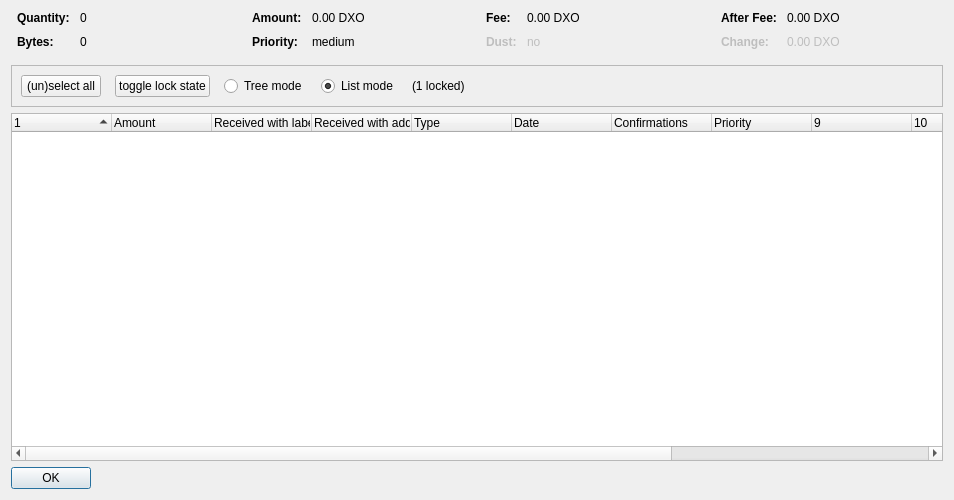
<?xml version="1.0" encoding="UTF-8"?>
<ui version="4.0">
 <class>CoinControlDialog</class>
 <widget class="QDialog" name="CoinControlDialog">
  <property name="geometry">
   <rect>
    <x>0</x>
    <y>0</y>
    <width>954</width>
    <height>500</height>
   </rect>
  </property>
  <property name="windowTitle">
   <string>Coin Selection</string>
  </property>
  <layout class="QVBoxLayout" name="verticalLayout">
   <item>
    <layout class="QHBoxLayout" name="horizontalLayoutTop" stretch="0,0,0,0">
     <property name="topMargin">
      <number>0</number>
     </property>
     <property name="bottomMargin">
      <number>10</number>
     </property>
     <item>
      <layout class="QFormLayout" name="formLayoutCoinControl1">
       <property name="horizontalSpacing">
        <number>10</number>
       </property>
       <property name="verticalSpacing">
        <number>10</number>
       </property>
       <property name="leftMargin">
        <number>6</number>
       </property>
       <property name="rightMargin">
        <number>6</number>
       </property>
       <item row="0" column="0">
        <widget class="QLabel" name="labelCoinControlQuantityText">
         <property name="font">
          <font>
           <weight>75</weight>
           <bold>true</bold>
          </font>
         </property>
         <property name="text">
          <string>Quantity:</string>
         </property>
        </widget>
       </item>
       <item row="0" column="1">
        <widget class="QLabel" name="labelCoinControlQuantity">
         <property name="cursor">
          <cursorShape>IBeamCursor</cursorShape>
         </property>
         <property name="contextMenuPolicy">
          <enum>Qt::ActionsContextMenu</enum>
         </property>
         <property name="text">
          <string notr="true">0</string>
         </property>
         <property name="textInteractionFlags">
          <set>Qt::LinksAccessibleByMouse|Qt::TextSelectableByKeyboard|Qt::TextSelectableByMouse</set>
         </property>
        </widget>
       </item>
       <item row="1" column="0">
        <widget class="QLabel" name="labelCoinControlBytesText">
         <property name="font">
          <font>
           <weight>75</weight>
           <bold>true</bold>
          </font>
         </property>
         <property name="text">
          <string>Bytes:</string>
         </property>
        </widget>
       </item>
       <item row="1" column="1">
        <widget class="QLabel" name="labelCoinControlBytes">
         <property name="cursor">
          <cursorShape>IBeamCursor</cursorShape>
         </property>
         <property name="contextMenuPolicy">
          <enum>Qt::ActionsContextMenu</enum>
         </property>
         <property name="text">
          <string notr="true">0</string>
         </property>
         <property name="textInteractionFlags">
          <set>Qt::LinksAccessibleByMouse|Qt::TextSelectableByKeyboard|Qt::TextSelectableByMouse</set>
         </property>
        </widget>
       </item>
      </layout>
     </item>
     <item>
      <layout class="QFormLayout" name="formLayoutCoinControl2">
       <property name="horizontalSpacing">
        <number>10</number>
       </property>
       <property name="verticalSpacing">
        <number>10</number>
       </property>
       <property name="leftMargin">
        <number>6</number>
       </property>
       <property name="rightMargin">
        <number>6</number>
       </property>
       <item row="0" column="0">
        <widget class="QLabel" name="labelCoinControlAmountText">
         <property name="font">
          <font>
           <weight>75</weight>
           <bold>true</bold>
          </font>
         </property>
         <property name="text">
          <string>Amount:</string>
         </property>
        </widget>
       </item>
       <item row="0" column="1">
        <widget class="QLabel" name="labelCoinControlAmount">
         <property name="cursor">
          <cursorShape>IBeamCursor</cursorShape>
         </property>
         <property name="contextMenuPolicy">
          <enum>Qt::ActionsContextMenu</enum>
         </property>
         <property name="text">
          <string notr="true">0.00 DXO</string>
         </property>
         <property name="textInteractionFlags">
          <set>Qt::LinksAccessibleByMouse|Qt::TextSelectableByKeyboard|Qt::TextSelectableByMouse</set>
         </property>
        </widget>
       </item>
       <item row="1" column="0">
        <widget class="QLabel" name="labelCoinControlPriorityText">
         <property name="font">
          <font>
           <weight>75</weight>
           <bold>true</bold>
          </font>
         </property>
         <property name="text">
          <string>Priority:</string>
         </property>
        </widget>
       </item>
       <item row="1" column="1">
        <widget class="QLabel" name="labelCoinControlPriority">
         <property name="cursor">
          <cursorShape>IBeamCursor</cursorShape>
         </property>
         <property name="contextMenuPolicy">
          <enum>Qt::ActionsContextMenu</enum>
         </property>
         <property name="text">
          <string>medium</string>
         </property>
         <property name="textInteractionFlags">
          <set>Qt::LinksAccessibleByMouse|Qt::TextSelectableByKeyboard|Qt::TextSelectableByMouse</set>
         </property>
        </widget>
       </item>
      </layout>
     </item>
     <item>
      <layout class="QFormLayout" name="formLayoutCoinControl3">
       <property name="horizontalSpacing">
        <number>10</number>
       </property>
       <property name="verticalSpacing">
        <number>10</number>
       </property>
       <property name="leftMargin">
        <number>6</number>
       </property>
       <property name="rightMargin">
        <number>6</number>
       </property>
       <item row="0" column="0">
        <widget class="QLabel" name="labelCoinControlFeeText">
         <property name="font">
          <font>
           <weight>75</weight>
           <bold>true</bold>
          </font>
         </property>
         <property name="text">
          <string>Fee:</string>
         </property>
        </widget>
       </item>
       <item row="0" column="1">
        <widget class="QLabel" name="labelCoinControlFee">
         <property name="cursor">
          <cursorShape>IBeamCursor</cursorShape>
         </property>
         <property name="contextMenuPolicy">
          <enum>Qt::ActionsContextMenu</enum>
         </property>
         <property name="text">
          <string notr="true">0.00 DXO</string>
         </property>
         <property name="textInteractionFlags">
          <set>Qt::LinksAccessibleByMouse|Qt::TextSelectableByKeyboard|Qt::TextSelectableByMouse</set>
         </property>
        </widget>
       </item>
       <item row="1" column="0">
        <widget class="QLabel" name="labelCoinControlLowOutputText">
         <property name="enabled">
          <bool>false</bool>
         </property>
         <property name="font">
          <font>
           <weight>75</weight>
           <bold>true</bold>
          </font>
         </property>
         <property name="text">
          <string>Dust:</string>
         </property>
        </widget>
       </item>
       <item row="1" column="1">
        <widget class="QLabel" name="labelCoinControlLowOutput">
         <property name="enabled">
          <bool>false</bool>
         </property>
         <property name="cursor">
          <cursorShape>IBeamCursor</cursorShape>
         </property>
         <property name="contextMenuPolicy">
          <enum>Qt::ActionsContextMenu</enum>
         </property>
         <property name="text">
          <string>no</string>
         </property>
         <property name="textInteractionFlags">
          <set>Qt::LinksAccessibleByMouse|Qt::TextSelectableByKeyboard|Qt::TextSelectableByMouse</set>
         </property>
        </widget>
       </item>
      </layout>
     </item>
     <item>
      <layout class="QFormLayout" name="formLayoutCoinControl4">
       <property name="horizontalSpacing">
        <number>10</number>
       </property>
       <property name="verticalSpacing">
        <number>10</number>
       </property>
       <property name="leftMargin">
        <number>6</number>
       </property>
       <property name="rightMargin">
        <number>6</number>
       </property>
       <item row="0" column="0">
        <widget class="QLabel" name="labelCoinControlAfterFeeText">
         <property name="font">
          <font>
           <weight>75</weight>
           <bold>true</bold>
          </font>
         </property>
         <property name="text">
          <string>After Fee:</string>
         </property>
        </widget>
       </item>
       <item row="0" column="1">
        <widget class="QLabel" name="labelCoinControlAfterFee">
         <property name="cursor">
          <cursorShape>IBeamCursor</cursorShape>
         </property>
         <property name="contextMenuPolicy">
          <enum>Qt::ActionsContextMenu</enum>
         </property>
         <property name="text">
          <string notr="true">0.00 DXO</string>
         </property>
         <property name="textInteractionFlags">
          <set>Qt::LinksAccessibleByMouse|Qt::TextSelectableByKeyboard|Qt::TextSelectableByMouse</set>
         </property>
        </widget>
       </item>
       <item row="1" column="0">
        <widget class="QLabel" name="labelCoinControlChangeText">
         <property name="enabled">
          <bool>false</bool>
         </property>
         <property name="font">
          <font>
           <weight>75</weight>
           <bold>true</bold>
          </font>
         </property>
         <property name="text">
          <string>Change:</string>
         </property>
        </widget>
       </item>
       <item row="1" column="1">
        <widget class="QLabel" name="labelCoinControlChange">
         <property name="enabled">
          <bool>false</bool>
         </property>
         <property name="cursor">
          <cursorShape>IBeamCursor</cursorShape>
         </property>
         <property name="contextMenuPolicy">
          <enum>Qt::ActionsContextMenu</enum>
         </property>
         <property name="text">
          <string notr="true">0.00 DXO</string>
         </property>
         <property name="textInteractionFlags">
          <set>Qt::LinksAccessibleByMouse|Qt::TextSelectableByKeyboard|Qt::TextSelectableByMouse</set>
         </property>
        </widget>
       </item>
      </layout>
     </item>
    </layout>
   </item>
   <item>
    <widget class="QFrame" name="frame">
     <property name="minimumSize">
      <size>
       <width>0</width>
       <height>40</height>
      </size>
     </property>
     <property name="frameShape">
      <enum>QFrame::StyledPanel</enum>
     </property>
     <property name="frameShadow">
      <enum>QFrame::Sunken</enum>
     </property>
     <layout class="QHBoxLayout" name="horizontalLayout">
      <item>
       <layout class="QHBoxLayout" name="horizontalLayoutPanel" stretch="0,0,0,0,0,0">
        <property name="spacing">
         <number>14</number>
        </property>
        <item>
         <widget class="QPushButton" name="pushButtonSelectAll">
          <property name="sizePolicy">
           <sizepolicy hsizetype="Maximum" vsizetype="Fixed">
            <horstretch>0</horstretch>
            <verstretch>0</verstretch>
           </sizepolicy>
          </property>
          <property name="text">
           <string>(un)select all</string>
          </property>
          <property name="autoDefault">
           <bool>false</bool>
          </property>
         </widget>
        </item>
        <item>
         <widget class="QPushButton" name="pushButtonToggleLock">
          <property name="sizePolicy">
           <sizepolicy hsizetype="Maximum" vsizetype="Fixed">
            <horstretch>0</horstretch>
            <verstretch>0</verstretch>
           </sizepolicy>
          </property>
          <property name="text">
           <string>toggle lock state</string>
          </property>
          <property name="autoDefault">
           <bool>false</bool>
          </property>
         </widget>
        </item>
        <item>
         <widget class="QRadioButton" name="radioTreeMode">
          <property name="sizePolicy">
           <sizepolicy hsizetype="Maximum" vsizetype="Fixed">
            <horstretch>0</horstretch>
            <verstretch>0</verstretch>
           </sizepolicy>
          </property>
          <property name="text">
           <string>Tree mode</string>
          </property>
         </widget>
        </item>
        <item>
         <widget class="QRadioButton" name="radioListMode">
          <property name="sizePolicy">
           <sizepolicy hsizetype="Maximum" vsizetype="Fixed">
            <horstretch>0</horstretch>
            <verstretch>0</verstretch>
           </sizepolicy>
          </property>
          <property name="text">
           <string>List mode</string>
          </property>
          <property name="checked">
           <bool>true</bool>
          </property>
         </widget>
        </item>
        <item>
         <widget class="QLabel" name="labelLocked">
          <property name="text">
           <string>(1 locked)</string>
          </property>
         </widget>
        </item>
        <item>
         <spacer name="horizontalSpacer">
          <property name="orientation">
           <enum>Qt::Horizontal</enum>
          </property>
          <property name="sizeHint" stdset="0">
           <size>
            <width>40</width>
            <height>20</height>
           </size>
          </property>
         </spacer>
        </item>
       </layout>
      </item>
     </layout>
    </widget>
   </item>
   <item>
    <widget class="CoinControlTreeWidget" name="treeWidget">
     <property name="contextMenuPolicy">
      <enum>Qt::CustomContextMenu</enum>
     </property>
     <property name="sortingEnabled">
      <bool>false</bool>
     </property>
     <property name="columnCount">
      <number>13</number>
     </property>
     <attribute name="headerShowSortIndicator" stdset="0">
      <bool>true</bool>
     </attribute>
     <attribute name="headerStretchLastSection">
      <bool>false</bool>
     </attribute>
     <column>
      <property name="text">
       <string/>
      </property>
     </column>
     <column>
      <property name="text">
       <string>Amount</string>
      </property>
     </column>
     <column>
      <property name="text">
       <string>Received with label</string>
      </property>
     </column>
     <column>
      <property name="text">
       <string>Received with address</string>
      </property>
     </column>
     <column>
      <property name="text">
	<string>Type</string>
      </property>
     </column>
     <column>
      <property name="text">	 
       <string>Date</string>
      </property>
     </column>
     <column>
      <property name="text">
       <string>Confirmations</string>
      </property>
      <property name="toolTip">
       <string>Confirmed</string>
      </property>
     </column>
     <column>
      <property name="text">
       <string>Priority</string>
      </property>
     </column>
     <column>
      <property name="text">
       <string/>
      </property>
     </column>
     <column>
      <property name="text">
       <string/>
      </property>
     </column>
     <column>
      <property name="text">
       <string/>
      </property>
     </column>
     <column>
      <property name="text">
       <string/>
      </property>
     </column>
     <column>
      <property name="text">
       <string/>
      </property>
     </column>
    </widget>
   </item>
   <item>
    <widget class="QDialogButtonBox" name="buttonBox">
     <property name="sizePolicy">
      <sizepolicy hsizetype="Maximum" vsizetype="Fixed">
       <horstretch>0</horstretch>
       <verstretch>0</verstretch>
      </sizepolicy>
     </property>
     <property name="orientation">
      <enum>Qt::Horizontal</enum>
     </property>
     <property name="standardButtons">
      <set>QDialogButtonBox::Ok</set>
     </property>
    </widget>
   </item>
  </layout>
 </widget>
 <customwidgets>
  <customwidget>
   <class>CoinControlTreeWidget</class>
   <extends>QTreeWidget</extends>
   <header>coincontroltreewidget.h</header>
  </customwidget>
 </customwidgets>
 <resources/>
 <connections/>
</ui>
